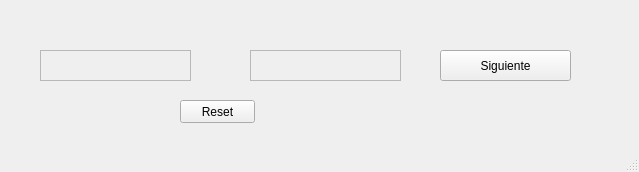
<?xml version="1.0" encoding="UTF-8"?>
<ui version="4.0">
 <class>MainWindow</class>
 <widget class="QMainWindow" name="MainWindow">
  <property name="geometry">
   <rect>
    <x>0</x>
    <y>0</y>
    <width>639</width>
    <height>172</height>
   </rect>
  </property>
  <property name="windowTitle">
   <string>Factorial con PyQT</string>
  </property>
  <widget class="QWidget" name="centralwidget">
   <widget class="QTextEdit" name="txt_n">
    <property name="enabled">
     <bool>false</bool>
    </property>
    <property name="geometry">
     <rect>
      <x>40</x>
      <y>50</y>
      <width>151</width>
      <height>31</height>
     </rect>
    </property>
    <property name="html">
     <string>&lt;!DOCTYPE HTML PUBLIC &quot;-//W3C//DTD HTML 4.0//EN&quot; &quot;http://www.w3.org/TR/REC-html40/strict.dtd&quot;&gt;
&lt;html&gt;&lt;head&gt;&lt;meta name=&quot;qrichtext&quot; content=&quot;1&quot; /&gt;&lt;style type=&quot;text/css&quot;&gt;
p, li { white-space: pre-wrap; }
&lt;/style&gt;&lt;/head&gt;&lt;body style=&quot; font-family:'MS Shell Dlg 2'; font-size:8.25pt; font-weight:400; font-style:normal;&quot;&gt;
&lt;p style=&quot;-qt-paragraph-type:empty; margin-top:0px; margin-bottom:0px; margin-left:0px; margin-right:0px; -qt-block-indent:0; text-indent:0px; font-size:8pt;&quot;&gt;&lt;br /&gt;&lt;/p&gt;&lt;/body&gt;&lt;/html&gt;</string>
    </property>
   </widget>
   <widget class="QTextEdit" name="txt_factorial">
    <property name="enabled">
     <bool>false</bool>
    </property>
    <property name="geometry">
     <rect>
      <x>250</x>
      <y>50</y>
      <width>151</width>
      <height>31</height>
     </rect>
    </property>
    <property name="font">
     <font>
      <weight>75</weight>
      <bold>true</bold>
     </font>
    </property>
   </widget>
   <widget class="QPushButton" name="btn_next">
    <property name="geometry">
     <rect>
      <x>440</x>
      <y>50</y>
      <width>131</width>
      <height>31</height>
     </rect>
    </property>
    <property name="text">
     <string>Siguiente</string>
    </property>
   </widget>
   <widget class="QPushButton" name="btn_reset">
    <property name="geometry">
     <rect>
      <x>180</x>
      <y>100</y>
      <width>75</width>
      <height>23</height>
     </rect>
    </property>
    <property name="text">
     <string>Reset</string>
    </property>
   </widget>
  </widget>
  <widget class="QMenuBar" name="menubar">
   <property name="geometry">
    <rect>
     <x>0</x>
     <y>0</y>
     <width>639</width>
     <height>21</height>
    </rect>
   </property>
  </widget>
  <widget class="QStatusBar" name="statusbar"/>
 </widget>
 <resources/>
 <connections/>
</ui>
